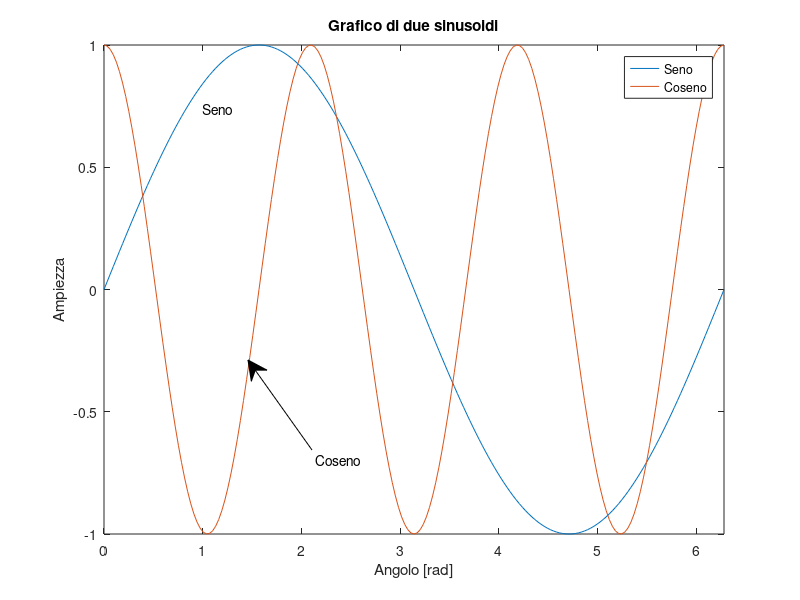

The MATLAB script that drew this image:
% Esempio di utilizzo dei comandi legend, text e annotation per
% personalizzare una figura
%
% M. Scarpiniti (Dip. DIET - Sapienza Università di Roma)

x  = 0:pi/100:2*pi;
y1 = sin(x);
y2 = cos(3*x);
plot(x, y1); 
hold on;
plot(x, y2);
axis([0 2*pi -1 1]);
title('Grafico di due sinusoidi');
xlabel('Angolo [rad]');
ylabel('Ampiezza');
legend('Seno','Coseno');
text(1, sin(1)-0.1, 'Seno');
annotation('textarrow', [0.39 0.31], [0.25,0.4], 'String', 'Coseno');
